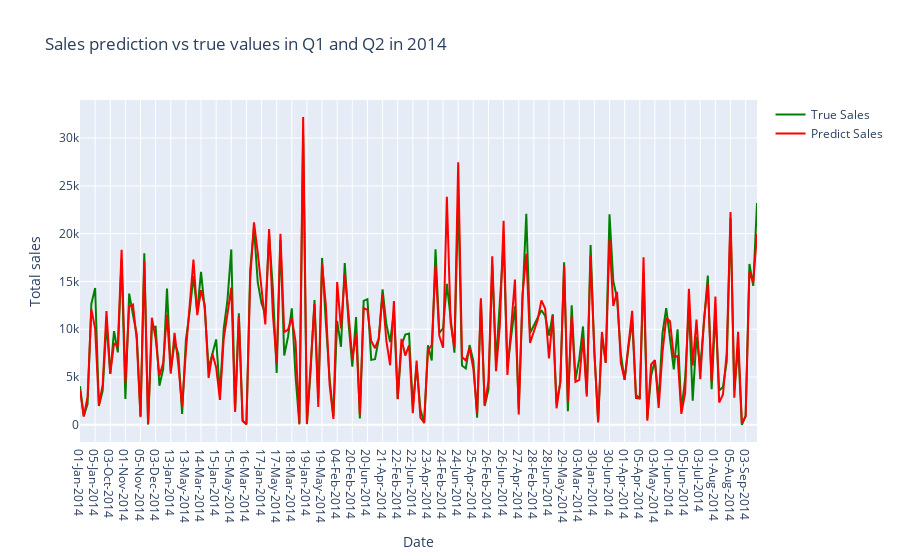

Source (notebook cell):
### Code cell
fig = go.Figure()
fig.add_trace(go.Scatter(x=list(df_2["order_date"].values), y=y_test, mode='lines', name='True Sales', line=dict(color='green')))
fig.add_trace(go.Scatter(x=list(df_2["order_date"].values), y=temp[:, 0], mode='lines', name='Predict Sales', line=dict(color='red')))
fig.update_layout(
    title='Sales prediction vs true values in Q1 and Q2 in 2014',
    xaxis_title='Date',
    yaxis_title='Total sales',
    showlegend=True
)

### Figure 1 — Plotly figure (JSON) as saved in the notebook; plotly's stock layout.template omitted (floating-point values rounded to 4 significant figures; data arrays with more than 128 entries replaced by an {"elided": "..."} marker saying what was removed)
{"data": [{"line": {"color": "green"}, "mode": "lines", "name": "True Sales", "type": "scatter", "x": {"elided": "180 str values"}, "y": {"elided": "180 float values"}}, {"line": {"color": "red"}, "mode": "lines", "name": "Predict Sales", "type": "scatter", "x": {"elided": "180 str values"}, "y": {"elided": "180 int values"}}], "layout": {"showlegend": true, "title": {"text": "Sales prediction vs true values in Q1 and Q2 in 2014"}, "xaxis": {"title": {"text": "Date"}}, "yaxis": {"title": {"text": "Total sales"}}}}
